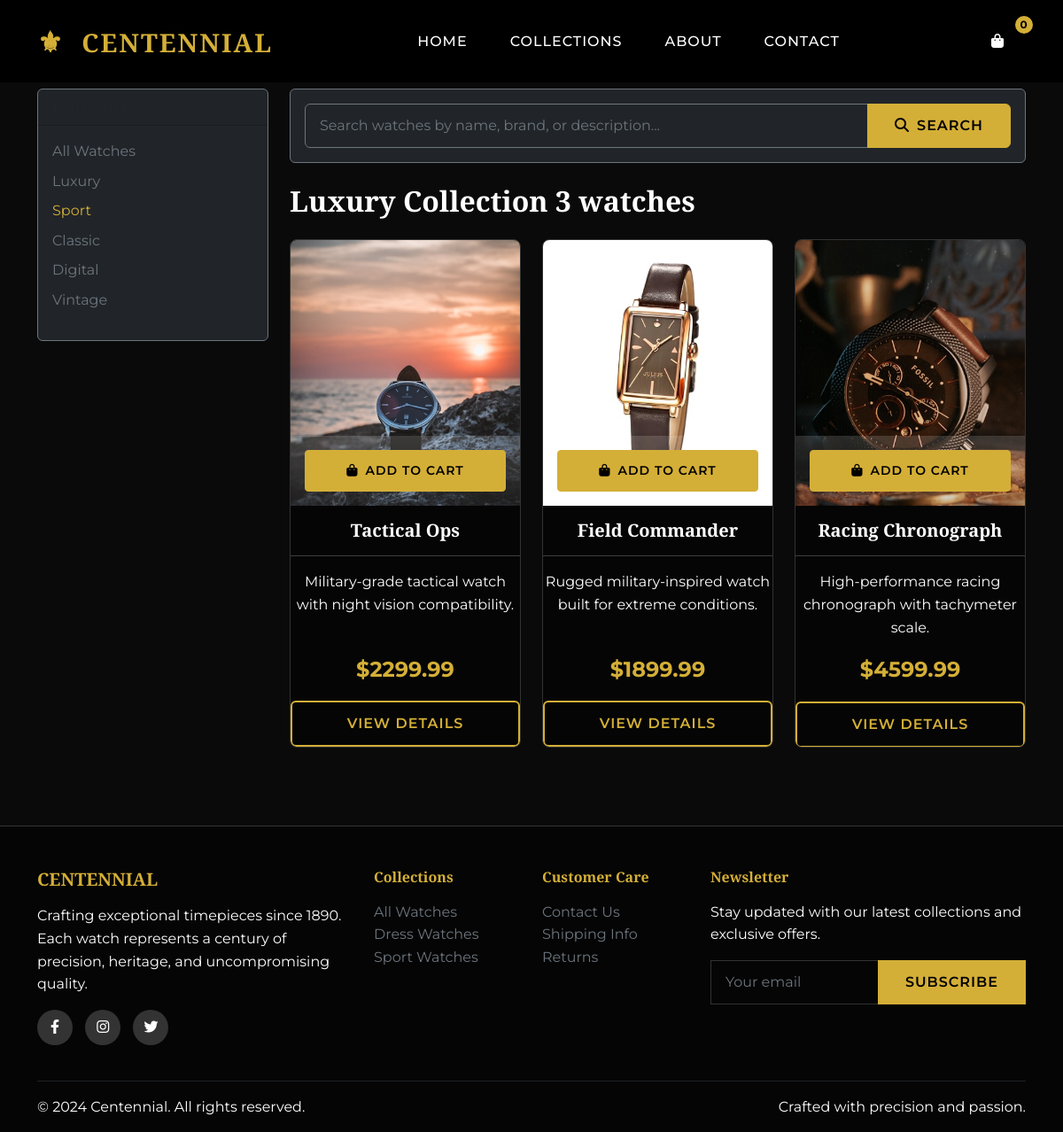
Screenshot of /collections/?category=sport with the database file from the repository.
### ecommerce/models.py (models this page shows, shortened)
class Category(models.Model):
    name = models.CharField(max_length=100)
    slug = models.SlugField(unique=True)
    description = models.TextField(blank=True)
    class Meta:
        verbose_name_plural = "Categories"

class Watch(models.Model):
    name = models.CharField(max_length=200)
    slug = models.SlugField(unique=True)
    category = models.ForeignKey(Category, on_delete=models.CASCADE, related_name='watches')
    description = models.TextField()
    price = models.DecimalField(max_digits=10, decimal_places=2)
    image = models.ImageField(upload_to='watches/')
    image_2 = models.ImageField(upload_to='watches/', blank=True, null=True)
    image_3 = models.ImageField(upload_to='watches/', blank=True, null=True)
    case_material = models.CharField(max_length=100, default="Stainless Steel")
    case_diameter = models.CharField(max_length=50, default="40mm")
    movement = models.CharField(max_length=100, default="Automatic")
    crystal = models.CharField(max_length=100, default="Sapphire Crystal")
    water_resistance = models.CharField(max_length=50, default="100m")
    bracelet_material = models.CharField(max_length=100, default="Stainless Steel")
    is_featured = models.BooleanField(default=False)
    is_available = models.BooleanField(default=True)
    created_at = models.DateTimeField(auto_now_add=True)
    updated_at = models.DateTimeField(auto_now=True)
    class Meta:
        ordering = ['-created_at']
    def get_absolute_url(self):
        return reverse('watch_detail', args=[self.slug])

### ecommerce/views.py (the view)
# urls.py: path('collections/', views.collections, name='collections'),
def collections(request):
    watches = Watch.objects.filter(is_available=True)
    categories = Category.objects.all()
    category_slug = request.GET.get('category')
    if category_slug:
        category = get_object_or_404(Category, slug=category_slug)
        watches = watches.filter(category=category)
    search_query = request.GET.get('q')
    if search_query:
        watches = watches.filter(
            models.Q(name__icontains=search_query) |
            models.Q(description__icontains=search_query) |
            models.Q(category__name__icontains=search_query)
        )
    paginator = Paginator(watches, 12)
    page_number = request.GET.get('page')
    page_obj = paginator.get_page(page_number)
    return render(request, 'ecommerce/collections.html', {
        'page_obj': page_obj,
        'categories': categories,
        'selected_category': category_slug,
    })

### templates/ecommerce/collections.html (shortened to what this page needs)
{% extends 'base.html' %}
{% load static %}
{% block content %}
<div class="container" style="margin-top: 100px;">
    <div class="row">
        <div class="col-lg-3 mb-4">
            <div class="card bg-dark border-secondary">
                <div class="card-header bg-gold text-dark">
                    <h5 class="mb-0">Categories</h5>
                </div>
                <div class="card-body">
                    <ul class="list-unstyled">
                        <li class="mb-2">
                            <a href="{% url 'collections' %}" class="footer-link {% if not selected_category %}text-gold{% endif %}">
                                All Watches
                            </a>
                        </li>
                        {% for category in categories %}
                        <li class="mb-2">
                            <a href="{% url 'collections' %}?category={{ category.slug }}"
                               class="footer-link {% if selected_category == category.slug %}text-gold{% endif %}">
                                {{ category.name }}
                            </a>
                        </li>
                        {% endfor %}
                    </ul>
                </div>
            </div>
        </div>
        <div class="col-lg-9">
            <div class="card bg-dark border-secondary mb-4">
                <div class="card-body">
                    <form method="get" action="{% url 'collections' %}">
                        <div class="input-group">
                            <input type="text"
                                   name="q"
                                   class="form-control bg-dark text-light border-secondary"
                                   placeholder="Search watches by name, brand, or description..."
                                   value="{{ request.GET.q }}"
                                   style="border-color: var(--primary-gold);">
                            <button class="btn btn-gold" type="submit">
                                <i class="fas fa-search me-2"></i>Search
                            </button>
                        </div>
                    </form>
                </div>
            </div>
            <div class="d-flex justify-content-between align-items-center mb-4">
                <h2 class="mb-0">
                    {% if selected_category %}
                        {% with categories|first as first_category %}
                            {{ first_category.name }} Collection
                        {% endwith %}
                    {% else %}
                        All Timepieces
                    {% endif %}
                <span class="text-muted">{{ page_obj.paginator.count }} watches</span>
            </div>
            {% if page_obj %}
            <div class="row">
                {% for watch in page_obj %}
                <div class="col-lg-4 col-md-6 mb-4">
                    <div class="watch-card h-100">
                        <div class="position-relative overflow-hidden">
                            <img src="{{ watch.image.url }}" alt="{{ watch.name }}" class="card-img-top">
                            <div class="position-absolute bottom-0 start-0 end-0 p-3 bg-gradient" style="background: linear-gradient(transparent, rgba(0,0,0,0.8));">
                                <form class="add-to-cart-form">
                                    <button type="submit" class="btn btn-gold btn-sm w-100">
                                        <i class="fas fa-shopping-bag me-2"></i>Add to Cart
                                    </button>
                                </form>
                            </div>
                        </div>
                        <div class="card-body swatch text-center d-flex flex-column">
                            <h5 class="card-title">{{ watch.name }}</h5>
                            <p class="card-text text-muted flex-grow-1">{{ watch.description|truncatechars:80 }}</p>
                            <div class="watch-price mb-3">${{ watch.price }}</div>
                            <a href="{{ watch.get_absolute_url }}" class="btn btn-outline-gold">View Details</a>
                        </div>
                    </div>
                </div>
                {% endfor %}
            </div>
            {% else %}
            <div class="text-center py-5">
                <h3 class="text-muted">No watches found</h3>
                <p>Please check back later for new arrivals.</p>
            </div>
            {% endif %}
        </div>
    </div>
</div>
{% endblock %}

### static/css/style.css (style rules this page uses)
:root { --primary-gold: #D4AF37; --secondary-gold: #B8860B; --dark-bg: #0a0a0a; --darker-bg: #050505; --light-gray: #f8f9fa; --medium-gray: #6c757d; --border-color: #333; }
* { margin: 0; padding: 0; box-sizing: border-box; }
body { background-color: var(--dark-bg); color: #ffffff; font-family: 'Montserrat', sans-serif; line-height: 1.6; }
h1, h2, h3, h4, h5, h6 { font-family: 'Playfair Display', serif; font-weight: 600; }
.text-gold { color: var(--primary-gold) !important; }
.btn-gold { background-color: var(--primary-gold); border-color: var(--primary-gold); color: #000; font-weight: 600; text-transform: uppercase; letter-spacing: 1px; padding: 12px 30px; transition: all 0.3s ease; }
.btn-outline-gold { border: 2px solid var(--primary-gold); color: var(--primary-gold); background: transparent; font-weight: 600; text-transform: uppercase; letter-spacing: 1px; padding: 12px 30px; transition: all 0.3s ease; }
.card-text { color : rgb(255 255 255 / 75%) !important; margin-top:1rem; }
.card-title { padding: 1rem!important; border-bottom: .1rem solid #3f3f3f!important; }
.swatch { height:17rem; }
.text-muted { color : white!Important; }
.watch-card { background: var(--darker-bg); border: 1px solid var(--border-color); border-radius: 8px; overflow: hidden; transition: all 0.3s ease; height: 100%; }
.watch-card img { width: 100%; height: 300px; object-fit: cover; transition: transform 0.3s ease; }
.card-body,.card-body p { color:white!Important; }
.watch-price { font-size: 1.5rem; font-weight: 700; color: var(--primary-gold); margin-bottom: 1rem; }
.form-control { background: var(--darker-bg); border: 1px solid var(--border-color); color: #ffffff; padding: 0.75rem 1rem; }
.form-control::placeholder { color: var(--medium-gray); }
.footer-link { color: var(--medium-gray); text-decoration: none; transition: color 0.3s ease; }

### rows the page displays
Category: name "Luxury"
Category: name "Sport"
Category: name "Classic"
Category: name "Digital"
Category: name "Vintage"
Watch: image (picture), name "Tactical Ops", description "Military-grade tactical watch with night vision compatibility.", price "2299.99"
Watch: image (picture), name "Field Commander", description "Rugged military-inspired watch built for extreme conditions.", price "1899.99"
Watch: image (picture), name "Racing Chronograph", description "High-performance racing chronograph with tachymeter scale.", price "4599.99"

### other values shown
{{ page_obj.paginator.count }} "3"
